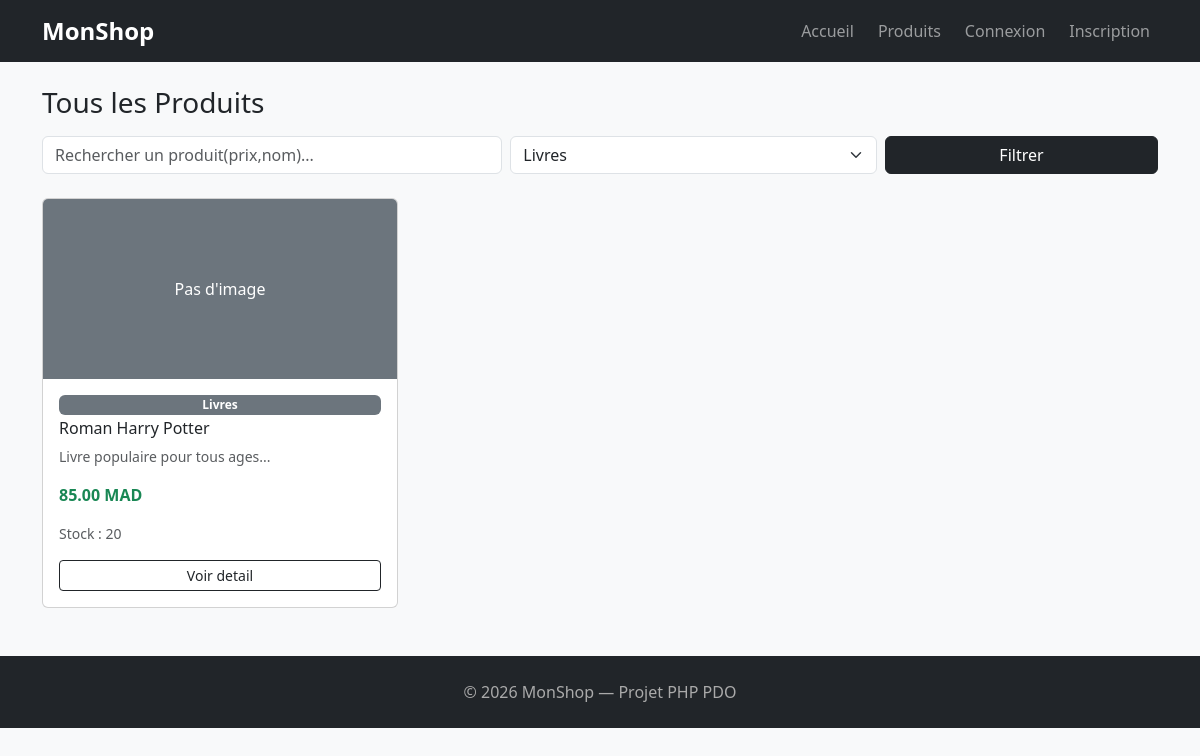
The page /products.php?categorie=3 on the database its author committed.
### tables this page shows
CREATE TABLE IF NOT EXISTS products (
    id INT AUTO_INCREMENT PRIMARY KEY,
    nom VARCHAR(150) NOT NULL,
    description TEXT,
    prix DECIMAL(10,2) NOT NULL,
    stock INT DEFAULT 0,
    image VARCHAR(255),
    categorie_id INT,
    created_at TIMESTAMP DEFAULT CURRENT_TIMESTAMP,
    FOREIGN KEY (categorie_id) REFERENCES categories(id) ON DELETE SET NULL
);

CREATE TABLE IF NOT EXISTS categories (
    id INT AUTO_INCREMENT PRIMARY KEY,
    nom VARCHAR(100) NOT NULL,
    created_at TIMESTAMP DEFAULT CURRENT_TIMESTAMP
);

### products.php (the view, shortened to what this page needs)
<?php
require_once 'includes/db.php';
$per_page     = 6;
$current_page = isset($_GET['page']) && is_numeric($_GET['page']) ? (int)$_GET['page'] : 1;
$offset       = ($current_page - 1) * $per_page;
$search     = trim($_GET['search'] ?? '');
$cat_filter = isset($_GET['categorie']) && is_numeric($_GET['categorie']) ? (int)$_GET['categorie'] : 0;
$where  = "WHERE 1=1";
$params = [];
if ($cat_filter > 0) {
    $where .= " AND p.categorie_id = :cat";
    $params[':cat'] = $cat_filter;
}
$params[':limit']  = $per_page;
$params[':offset'] = $offset;
$stmt = $pdo->prepare("SELECT p.*, c.nom AS categorie FROM products p LEFT JOIN categories c ON p.categorie_id = c.id $where ORDER BY p.created_at DESC LIMIT :limit OFFSET :offset");
foreach ($params as $key => $val) {
    if ($key === ':limit' || $key === ':offset') {
        $stmt->bindValue($key, $val, PDO::PARAM_INT);
    } else {
        $stmt->bindValue($key, $val);
    }
}
$stmt->execute();
$products = $stmt->fetchAll(PDO::FETCH_ASSOC);
$categories = $pdo->query("SELECT * FROM categories ORDER BY nom")->fetchAll(PDO::FETCH_ASSOC);
?>
<?php include 'includes/header.php'; ?>
<div class="container my-4">
    <h3 class="mb-3">Tous les Produits</h3>
    <form method="GET" class="row g-2 mb-4">
        <div class="col-md-5">
            <input type="text" name="search" class="form-control" placeholder="Rechercher un produit(prix,nom)..." value="<?= htmlspecialchars($search) ?>">
        </div>
        <div class="col-md-4">
            <select name="categorie" class="form-select">
                <?php foreach ($categories as $cat): ?>
                    <option value="<?= $cat['id'] ?>" <?= $cat_filter == $cat['id'] ? 'selected' : '' ?>>
                        <?= htmlspecialchars($cat['nom']) ?>
                    </option>
                <?php endforeach; ?>
            </select>
        </div>
        <div class="col-md-3">
            <button class="btn btn-dark w-100">Filtrer</button>
        </div>
    </form>
    <div class="row g-4">
        <?php foreach ($products as $p): ?>
            <div class="col-sm-6 col-md-4">
                <div class="card h-100 product-card">
                    <?php if ($p['image'] && file_exists('uploads/products/' . $p['image'])): ?>
                        <img src="uploads/products/<?= htmlspecialchars($p['image']) ?>" class="card-img-top" alt="">
                    <?php else: ?>
                        <div class="card-img-top bg-secondary d-flex align-items-center justify-content-center" style="height:180px;color:#fff;">
                            Pas d'image
                        </div>
                    <?php endif; ?>
                    <div class="card-body d-flex flex-column">
                        <span class="badge bg-secondary mb-1"><?= htmlspecialchars($p['categorie'] ?? '—') ?></span>
                        <h6 class="card-title"><?= htmlspecialchars($p['nom']) ?></h6>
                        <p class="text-muted small"><?= htmlspecialchars(substr($p['description'] ?? '', 0, 60)) ?>...</p>
                        <p class="text-success fw-bold"><?= number_format($p['prix'], 2) ?> MAD</p>
                        <p class="text-muted small">Stock : <?= $p['stock'] ?></p>
                        <a href="product_detail.php?id=<?= $p['id'] ?>" class="btn btn-outline-dark btn-sm mt-auto">Voir detail</a>
                    </div>
                </div>
            </div>
        <?php endforeach; ?>
    </div>
</div>
<?php include 'includes/footer.php'; ?>

### includes/header.php (style rules this page uses)
body { background: #f8f9fa; }
.product-card { transition: none; }

### rows shown on the page
products: shows "Pas d'image", categorie.nom "Livres", nom "Roman Harry Potter", description "Livre populaire pour tous ages", prix "85.00", stock "20"

### other values the page prints
form field categorie "Livres"
